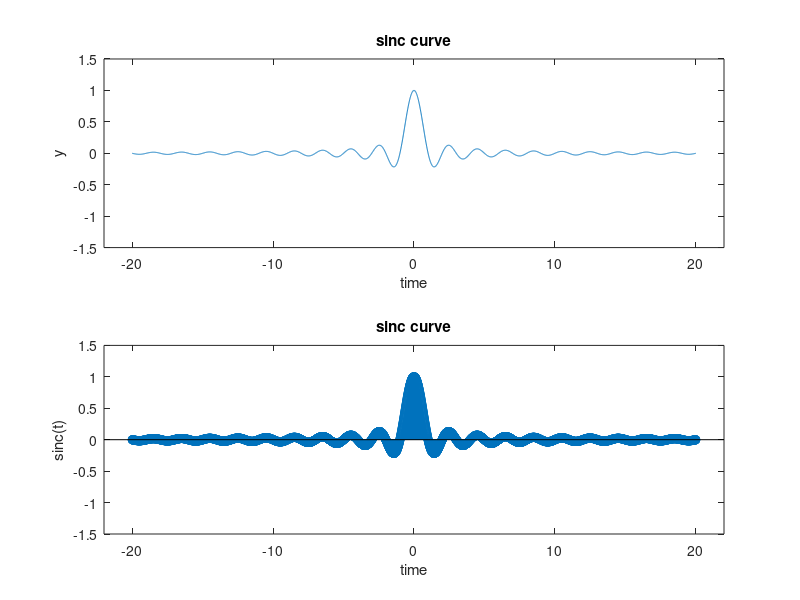

Source code (MATLAB):
% Sinc wave
t = -20:0.01:20;
x = sinc(t);
subplot(2,1,1);
plot(t,x);
xlabel('time');
ylabel('y');
title('sinc curve');
axis([-22 22 -1.5 1.5])
subplot(2,1,2);
stem(t,x);
xlabel('time');
ylabel('sinc(t)');
title('sinc curve');
axis([-22 22 -1.5 1.5])